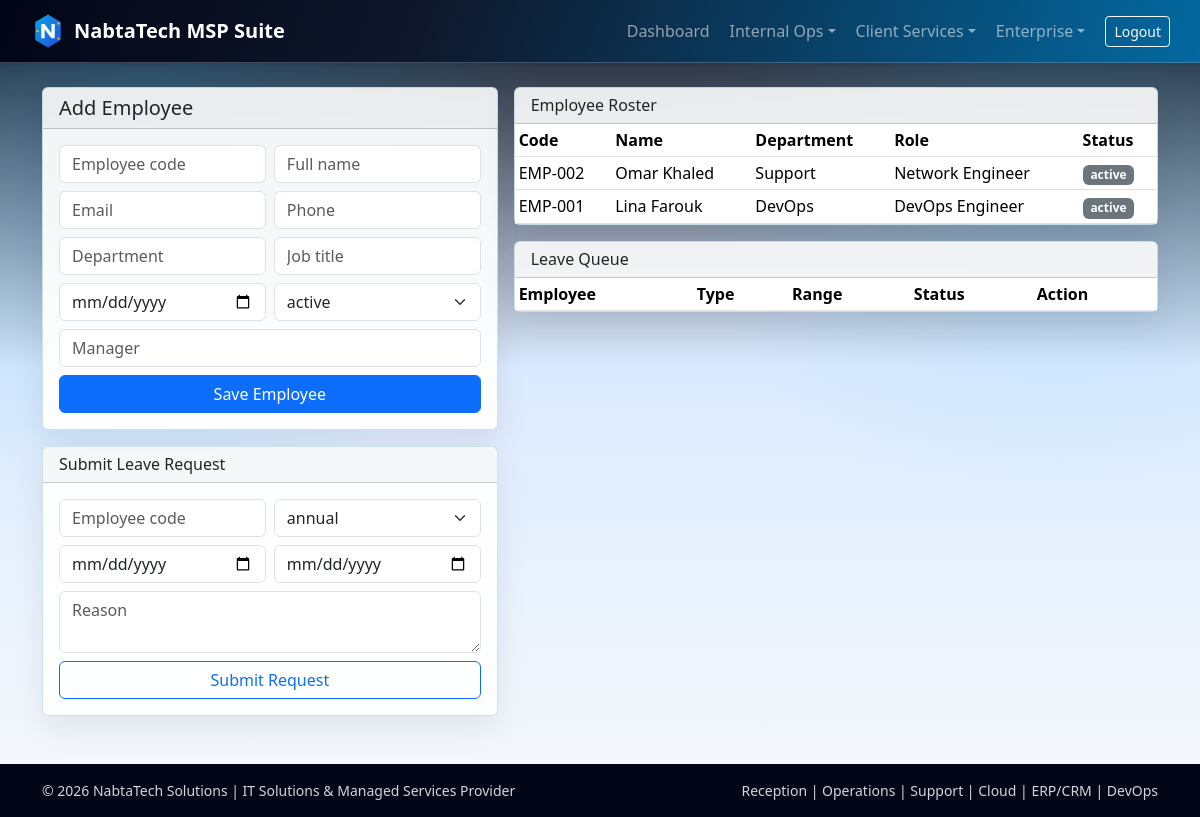
Page /hr.php (signed in) on the committed database.
### tables this page shows
CREATE TABLE IF NOT EXISTS hr_employees (
    employee_id INT AUTO_INCREMENT PRIMARY KEY,
    employee_code VARCHAR(30) UNIQUE NOT NULL,
    full_name VARCHAR(120) NOT NULL,
    email VARCHAR(120),
    phone VARCHAR(20),
    department VARCHAR(60),
    job_title VARCHAR(80),
    hire_date DATE,
    employment_status ENUM('active', 'on_leave', 'terminated') DEFAULT 'active',
    manager_name VARCHAR(100),
    created_at TIMESTAMP DEFAULT CURRENT_TIMESTAMP
);

### src/db.php (called while the page is built, shortened)
<?php
function db(): PDO
{
    static $pdo = null;
    if ($pdo instanceof PDO) {
        return $pdo;
    }
    $host = env('DB_HOST', env('MYSQLHOST', '127.0.0.1'));
    $port = env('DB_PORT', env('MYSQLPORT', '3306'));
    $name = env('DB_NAME', env('MYSQLDATABASE', 'nabtatech_office'));
    $user = env('DB_USER', env('MYSQLUSER', 'root'));
    $pass = env('DB_PASS', env('MYSQLPASSWORD', ''));
    $dsn = sprintf('mysql:host=%s;port=%s;dbname=%s;charset=utf8mb4', $host, $port, $name);
    $pdo = new PDO($dsn, $user, $pass, [
        PDO::ATTR_ERRMODE => PDO::ERRMODE_EXCEPTION,
        PDO::ATTR_DEFAULT_FETCH_MODE => PDO::FETCH_ASSOC,
    ]);
    return $pdo;
}

### src/helpers.php (called while the page is built, shortened)
<?php
function e(string $value): string
{
    return htmlspecialchars($value, ENT_QUOTES, 'UTF-8');
}

### public/hr.php (the view, shortened to what this page needs)
<?php
$employees = db()->query('SELECT employee_id, employee_code, full_name, department, job_title, employment_status FROM hr_employees ORDER BY employee_id DESC LIMIT 40')->fetchAll();
?>
<div class="row g-3">
    <div class="col-lg-5">
        <div class="card glass-card tech-card mb-3">
            <div class="card-header"><h1 class="h5 mb-0">Add Employee</h1></div>
            <div class="card-body">
                <form method="post" class="row g-2">
                    <div class="col-6"><input class="form-control" name="employee_code" placeholder="Employee code" required></div>
                    <div class="col-6"><input class="form-control" name="full_name" placeholder="Full name" required></div>
                    <div class="col-6"><input class="form-control" name="email" placeholder="Email"></div>
                    <div class="col-6"><input class="form-control" name="phone" placeholder="Phone"></div>
                    <div class="col-6"><input class="form-control" name="department" placeholder="Department"></div>
                    <div class="col-6"><input class="form-control" name="job_title" placeholder="Job title"></div>
                    <div class="col-6"><input class="form-control" type="date" name="hire_date"></div>
                    <div class="col-6"><select class="form-select" name="employment_status"><option>active</option><option>on_leave</option><option>terminated</option></select></div>
                    <div class="col-12"><input class="form-control" name="manager_name" placeholder="Manager"></div>
                    <div class="col-12 d-grid"><button class="btn btn-primary">Save Employee</button></div>
                </form>
            </div>
        </div>
        <div class="card glass-card tech-card">
            <div class="card-header"><h2 class="h6 mb-0">Submit Leave Request</h2></div>
            <div class="card-body">
                <form method="post" class="row g-2">
                    <div class="col-6"><input class="form-control" name="employee_code_leave" placeholder="Employee code" required></div>
                    <div class="col-6"><select class="form-select" name="leave_type"><option>annual</option><option>sick</option><option>unpaid</option><option>emergency</option></select></div>
                    <div class="col-6"><input class="form-control" type="date" name="start_date" required></div>
                    <div class="col-6"><input class="form-control" type="date" name="end_date" required></div>
                    <div class="col-12"><textarea class="form-control" name="reason" rows="2" placeholder="Reason"></textarea></div>
                    <div class="col-12 d-grid"><button class="btn btn-outline-primary">Submit Request</button></div>
                </form>
            </div>
        </div>
    </div>
    <div class="col-lg-7">
        <div class="card glass-card tech-card mb-3">
            <div class="card-header"><h2 class="h6 mb-0">Employee Roster</h2></div>
            <div class="table-responsive">
                <table class="table table-sm mb-0">
                    <thead><tr><th>Code</th><th>Name</th><th>Department</th><th>Role</th><th>Status</th></tr></thead>
                    <tbody>
                    <?php foreach ($employees as $e): ?>
                        <tr>
                            <td><?= e((string) $e['employee_code']) ?></td>
                            <td><?= e((string) $e['full_name']) ?></td>
                            <td><?= e((string) $e['department']) ?></td>
                            <td><?= e((string) $e['job_title']) ?></td>
                            <td><span class="badge text-bg-secondary"><?= e((string) $e['employment_status']) ?></span></td>
                        </tr>
                    <?php endforeach; ?>
                    </tbody>
                </table>
            </div>
        </div>
        <div class="card glass-card tech-card">
            <div class="card-header"><h2 class="h6 mb-0">Leave Queue</h2></div>
            <div class="table-responsive">
                <table class="table table-sm mb-0">
                    <thead><tr><th>Employee</th><th>Type</th><th>Range</th><th>Status</th><th>Action</th></tr></thead>
                </table>
            </div>
        </div>
    </div>
</div>

### public/assets/css/style.css (style rules this page uses)
.glass-card { background: rgba(255, 255, 255, 0.93); border: 1px solid rgba(148, 163, 184, 0.35); backdrop-filter: blur(6px); }
.tech-card { border: 1px solid rgba(14, 116, 144, 0.2); box-shadow: 0 12px 32px rgba(2, 6, 23, 0.08); transition: transform 0.2s ease, box-shadow 0.2s ease; }
.table thead { background: #0f172a; color: #e2e8f0; }

### rows in the picture
hr_employees: employee_code "EMP-002", full_name "Omar Khaled", department "Support", job_title "Network Engineer", employment_status "active"
hr_employees: employee_code "EMP-001", full_name "Lina Farouk", department "DevOps", job_title "DevOps Engineer", employment_status "active"
